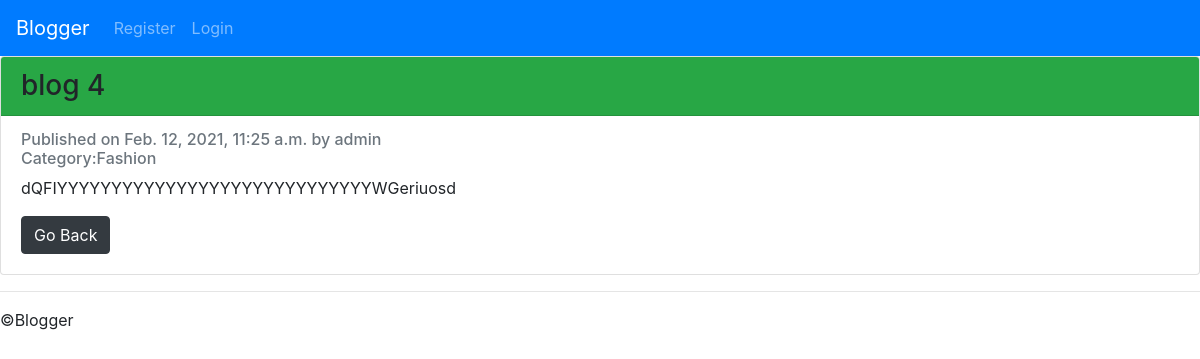
/blogger/12/, run on the app's committed database.
### blogger/models.py (models this page shows, shortened)
class Blog(models.Model):
	blog_name=models.CharField(max_length=100)
	author=models.ForeignKey(User,on_delete=models.CASCADE,null="true")
	date=models.DateTimeField(default=django.utils.timezone.now())
	blog_text=models.TextField()
	category=models.CharField(max_length=250,default='uncategorized')

### blogger/views.py (the view)
# urls.py: path('<int:pk>/',views.DetailView.as_view(),name='details'),
class DetailView(generic.DetailView):
	model=Blog
	template_name='blogger/details.html'

### blogger/templates/blogger/details.html (shortened to what this page needs)
{% extends "blogger/details_base.html"  %}
{% block content %}
<div class="card">
  <h3 class="card-header bg-success">{{blog.blog_name}}</h3>
  <div class="card-body">
    <h6 class="card-subtitle mb-2 text-muted">Published on {{blog.date}} by {{blog.author}}</br> Category:{{blog.category}}</h6>
    <p class="card-text">{{blog.blog_text|safe}}</p>
    <a href="{% url 'blogger:index' %}" class="btn btn-dark">Go Back</a>
  </div>
</div>
{% endblock %}

### data on the page
Blog: blog_name "blog 4", date "Feb. 12, 2021, 11:25 a.m.", author "admin", category "Fashion", blog_text "dQFIYYYYYYYYYYYYYYYYYYYYYYYYYYYYYWGeriuosd"
